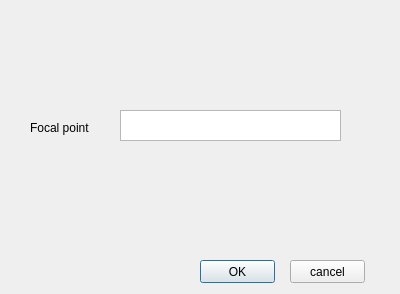
<?xml version="1.0" encoding="UTF-8"?>
<ui version="4.0">
 <class>Dialog</class>
 <widget class="QDialog" name="Dialog">
  <property name="geometry">
   <rect>
    <x>0</x>
    <y>0</y>
    <width>400</width>
    <height>294</height>
   </rect>
  </property>
  <property name="windowTitle">
   <string>Dialog</string>
  </property>
  <widget class="QLabel" name="label">
   <property name="geometry">
    <rect>
     <x>30</x>
     <y>120</y>
     <width>81</width>
     <height>16</height>
    </rect>
   </property>
   <property name="text">
    <string>Focal point</string>
   </property>
  </widget>
  <widget class="QTextEdit" name="textEdit">
   <property name="geometry">
    <rect>
     <x>120</x>
     <y>110</y>
     <width>221</width>
     <height>31</height>
    </rect>
   </property>
  </widget>
  <widget class="QPushButton" name="pushButton">
   <property name="geometry">
    <rect>
     <x>200</x>
     <y>260</y>
     <width>75</width>
     <height>23</height>
    </rect>
   </property>
   <property name="text">
    <string>OK</string>
   </property>
  </widget>
  <widget class="QPushButton" name="pushButton_2">
   <property name="geometry">
    <rect>
     <x>290</x>
     <y>260</y>
     <width>75</width>
     <height>23</height>
    </rect>
   </property>
   <property name="text">
    <string>cancel</string>
   </property>
  </widget>
 </widget>
 <layoutdefault spacing="6" margin="11"/>
 <resources/>
 <connections/>
</ui>
